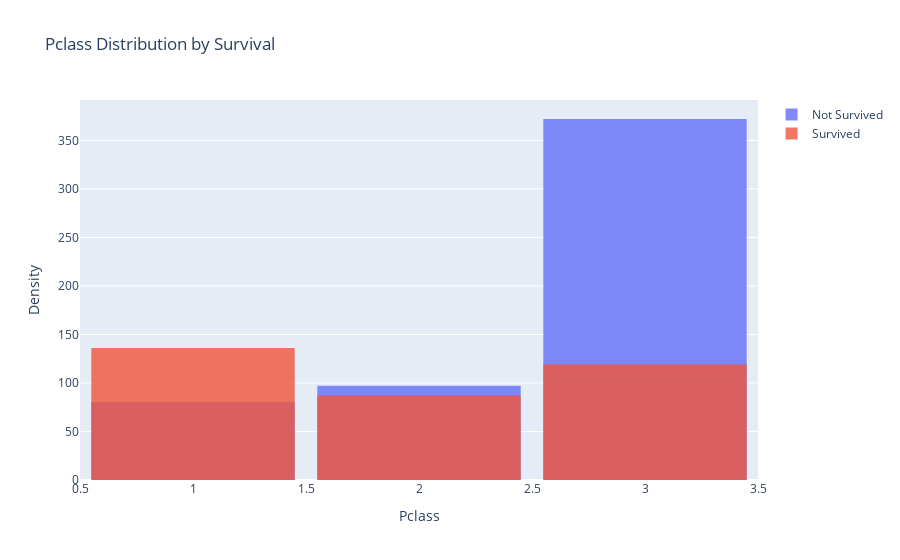

Notebook code for this chart:
### Code cell
fig = go.Figure()

fig.add_trace(go.Histogram(x=titanic[titanic['Survived']==0]['Pclass'], name='Not Survived', opacity=0.8))
fig.add_trace(go.Histogram(x=titanic[titanic['Survived']==1]['Pclass'], name='Survived', opacity=0.8))

fig.update_layout(
    title='Pclass Distribution by Survival',
    xaxis_title='Pclass',
    yaxis_title='Density',
    barmode='overlay',  
    bargap=0.1, 
)

fig.show()

### Figure 1 — Plotly figure (JSON) as saved in the notebook; plotly's stock layout.template omitted (floating-point values rounded to 4 significant figures; data arrays with more than 128 entries replaced by an {"elided": "..."} marker saying what was removed)
{"data": [{"name": "Not Survived", "opacity": 0.8, "type": "histogram", "x": {"elided": "549 int values"}}, {"name": "Survived", "opacity": 0.8, "type": "histogram", "x": {"elided": "342 int values"}}], "layout": {"autosize": true, "bargap": 0.1, "barmode": "overlay", "title": {"text": "Pclass Distribution by Survival"}, "xaxis": {"autorange": true, "range": [0.5, 3.5], "title": {"text": "Pclass"}, "type": "linear"}, "yaxis": {"autorange": true, "range": [0, 391.6], "title": {"text": "Density"}}}}
